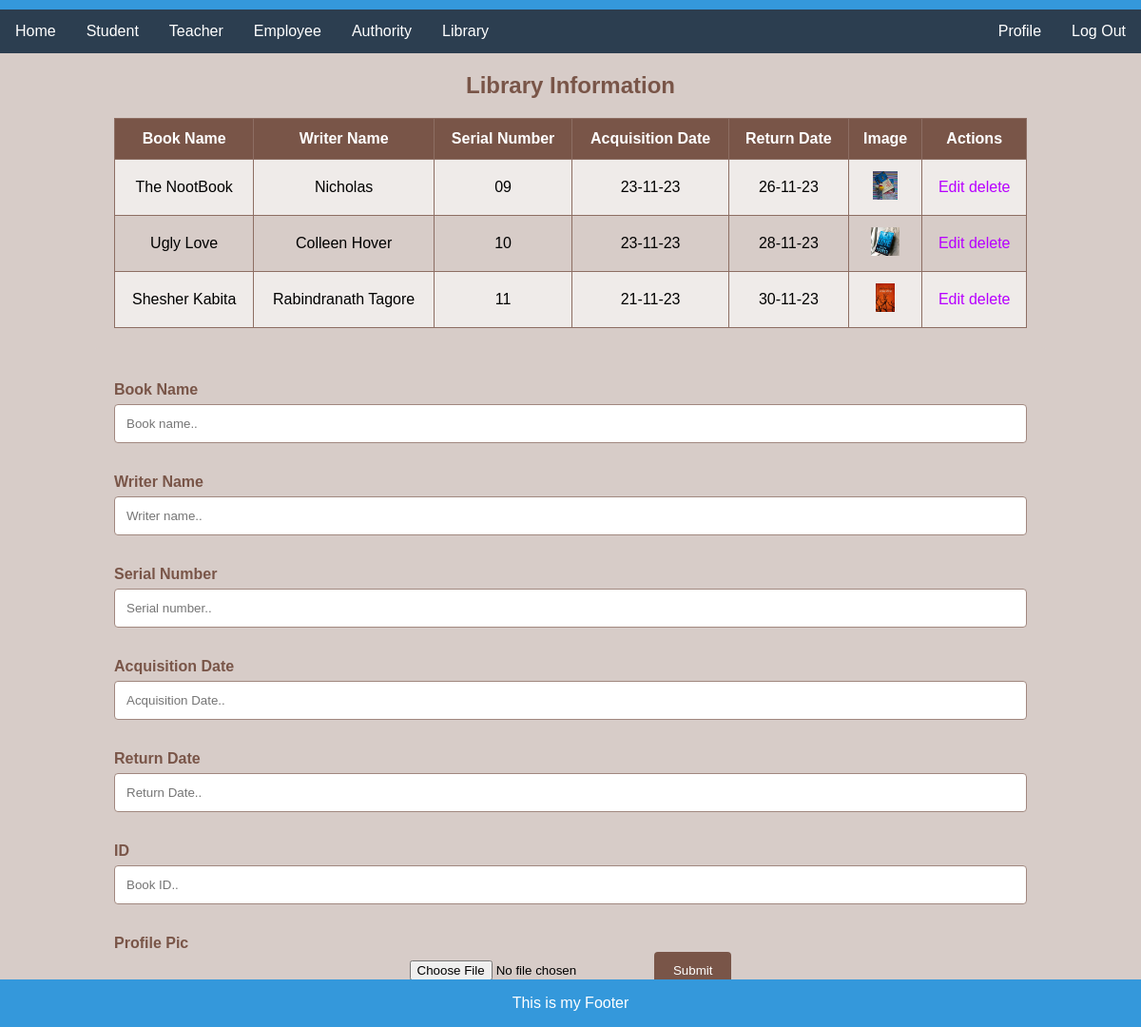
The app's page /libraryPage (signed in) with its own data.
### myApp/models.py (models this page shows, shortened)
class Library(models.Model):
    Book_Name=models.CharField(max_length=100, null=True)
    Writer_Name=models.CharField(max_length=100, null=True)
    Serial_No=models.CharField(max_length=100, null=True)
    Acquisition_Date=models.CharField(max_length=100, null=True)
    Return_Date=models.CharField(max_length=100, null=True)
    ID=models.IntegerField(max_length=100, null=True)
    profile_pic=models.ImageField(upload_to="media/profile_pic",null=True)

### myProject/views.py (the view)
# urls.py: path('libraryPage',libraryPage,name="libraryPageUrl"),
@login_required
def libraryPage(request):
    library = Library.objects.all()
    context={
        "lib":library,
    }
    return render(request,"library.html",context)

### template/library.html (shortened to what this page needs)
{% extends "home.html" %}
{% block content %}
<!DOCTYPE html>
<html lang="en">
<head>
</head>
<body>
  <h2>Library Information</h2>
  <table>
    <tr>
      <th>Book Name</th>
      <th>Writer Name</th>
      <th>Serial Number</th>
      <th>Acquisition Date</th>
      <th>Return Date</th>
      <th>Image</th>
      <th>Actions</th>
    </tr>
    {% for i in lib %}
    <tr>
      <td>{{i.Book_Name}}</td>
      <td>{{i.Writer_Name}}</td>
      <td>{{i.Serial_No}}</td>
      <td>{{i.Acquisition_Date}}</td>
      <td>{{i.Return_Date}}</td>
      <td>
        <img src="/media/{{i.profile_pic}}" height="30px">
      </td>
      <td>
        <a href="{% url 'editLibrary' i.id  %}">Edit</a>
        <a href="{% url 'deleteLibrary' i.id  %}">delete</a>
      </td>
    </tr>
    {% endfor %}
  </table>
  <div class="container">
    <form action="{%url 'libraryAdd'%}" method='post'enctype="multipart/form-data">
    <form>
      <label for="book">Book Name</label>
      <input type="text" id="fname" name="b_name" placeholder="Book name..">
      <label for="writer">Writer Name</label>
      <input type="text" id="lastname" name="w_name" placeholder="Writer name..">
      <label for="Mobile">Serial Number</label>
      <input type="text" id="lname" name="Serial_No" placeholder="Serial number..">
      <label for="email">Acquisition Date</label>
      <input type="text" id="email" name="Acquisition_Date" placeholder="Acquisition Date..">
      <label for="age">Return Date</label>
      <input type="text" id="age" name="Return_Date" placeholder="Return Date..">
      <label for="ID">ID</label>
      <input type="text" id="ID" name="ID" placeholder="Book ID..">
      <label for="age">Profile Pic</label>
      <input type="file" id="age" name="profile_pic" placeholder="Your Picture..">
      <input type="submit" value="Submit">
    </form>
  </div>
</body>
</html>
{% endblock %}

### template/home.html (style rules this page uses)
body { font-family: 'Arial', sans-serif; margin: 0; padding: 0; background-color: #f9f9f9; height: 20000; }
.container { max-width: 1200px; margin: 20px auto; padding: 20px; background-color: #ecf0f1; border-radius: 8px; }
h2 { color: #3498db; }
body { font-family: Arial, Helvetica, sans-serif; text-align: center; background-color: #f2f2f2; }
h2 { color: #04AA6D; }
table { font-family: Arial, sans-serif; border-collapse: collapse; width: 80%; margin: 20px auto; }
th, td { border: 1px solid #dddddd; text-align: center; padding: 12px; }
th { background-color: #04AA6D; color: white; }
tr:nth-child(even) { background-color: #f9f9f9; }
.container { border-radius: 5px; background-color: #ffffff; padding: 20px; width: 80%; margin: 20px auto; }
label { display: block; margin-top: 16px; color: #04AA6D; font-weight: bold; text-align: left; }
input[type=text] { width: 100%; padding: 12px; border: 1px solid #ccc; border-radius: 4px; box-sizing: border-box; margin-top: 6px; margin-bottom: 16px; resize: vertical; }
input[type=submit] { background-color: #04AA6D; color: white; padding: 12px 20px; border: none; border-radius: 4px; cursor: pointer; }
a { text-decoration: none; color: rgb(183, 0, 255); }

### template/library.html (style rules this page uses)
body { font-family: Arial, Helvetica, sans-serif; text-align: center; background-color: #d7ccc8; }
h2 { color: #795548; }
table { font-family: Arial, sans-serif; border-collapse: collapse; width: 80%; margin: 20px auto; }
th, td { border: 1px solid #8d6e63; text-align: center; padding: 12px; }
th { background-color: #795548; color: white; }
tr:nth-child(even) { background-color: #efebe9; }
.container { border-radius: 5px; background-color: #d7ccc8; padding: 20px; width: 80%; margin: 20px auto; }
label { display: block; margin-top: 16px; color: #795548; font-weight: bold; text-align: left; }
input[type=text] { width: 100%; padding: 12px; border: 1px solid #a1887f; border-radius: 4px; box-sizing: border-box; margin-top: 6px; margin-bottom: 16px; resize: vertical; }
input[type=submit] { background-color: #795548; color: white; padding: 12px 20px; border: none; border-radius: 4px; cursor: pointer; }

### records on screen
Library: Book_Name "The NootBook", Writer_Name "Nicholas", Serial_No "09", Acquisition_Date "23-11-23", Return_Date "26-11-23", profile_pic (picture)
Library: Book_Name "Ugly Love", Writer_Name "Colleen Hover", Serial_No "10", Acquisition_Date "23-11-23", Return_Date "28-11-23", profile_pic (picture)
Library: Book_Name "Shesher Kabita", Writer_Name "Rabindranath Tagore", Serial_No "11", Acquisition_Date "21-11-23", Return_Date "30-11-23", profile_pic (picture)
